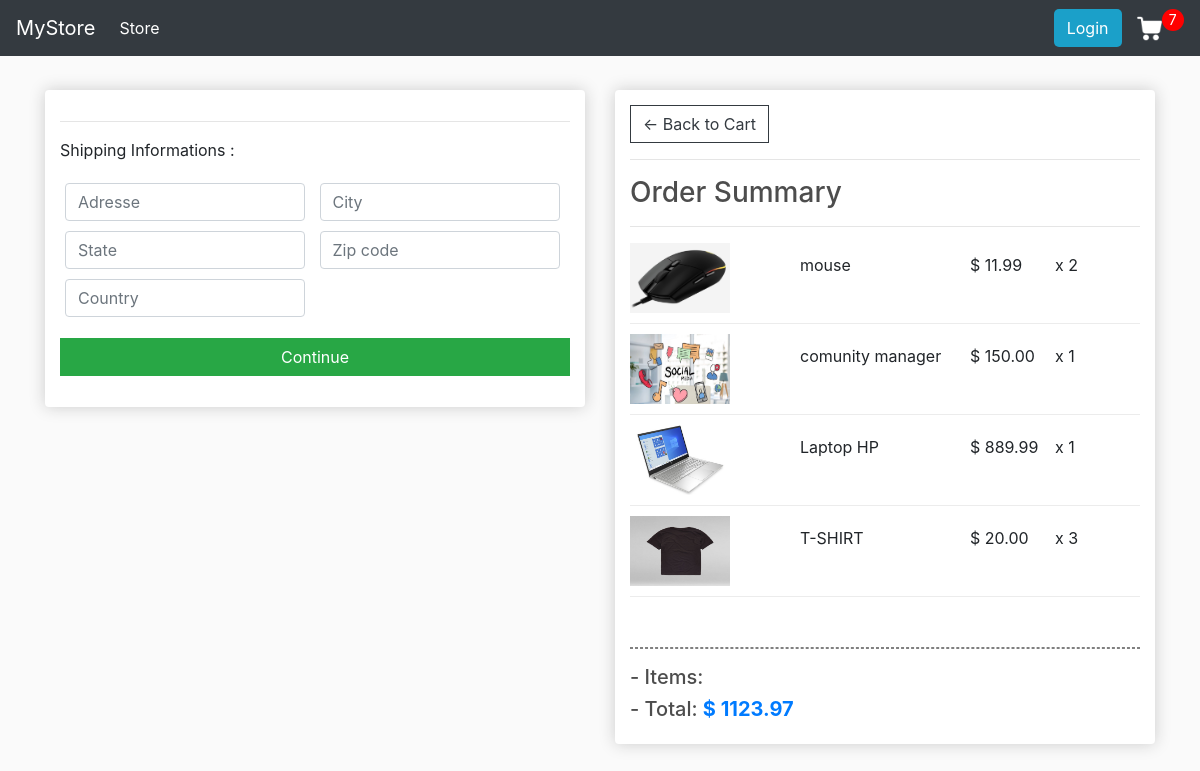
/checkout/ (signed in), run on an earlier commit of the app's database.
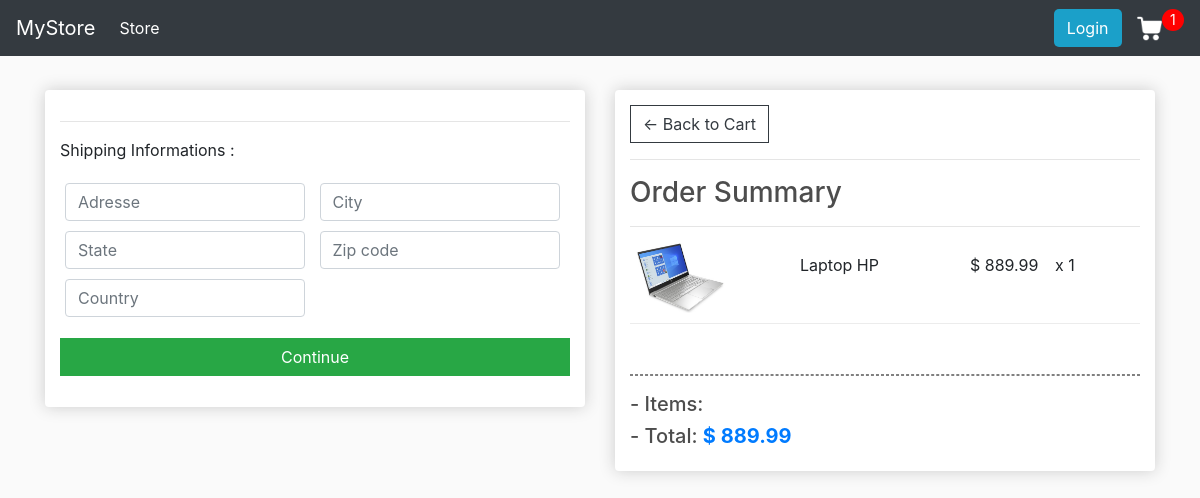
And on a later commit of the database.
### store/models.py (models this page shows, shortened)
class OrderItem(models.Model):
    product = models.ForeignKey(Product, on_delete=models.SET_NULL, null=True)
    order = models.ForeignKey(Order, on_delete=models.SET_NULL, null=True)
    quantity = models.IntegerField(default=0, null=True, blank=True)
    date_added = models.DateField(auto_now_add=True)
    @property
    def get_total(self):
        return self.product.price * self.quantity

class Product(models.Model):
    name = models.CharField(max_length=50)
    price = models.FloatField()
    digital = models.BooleanField(default=False, null=True, blank=False)
    image = models.ImageField(null=False, blank=True)
    def __str__(self):
        return self.name
    @property
    def imageURL(self):
        try:
            url = self.image.url
        except:
            url = ''
        return url

class Order(models.Model):
    customer = models.ForeignKey(Customer, on_delete=models.SET_NULL, null=True, blank=True)
    date_ordered = models.DateField(auto_now_add=True)
    complete = models.BooleanField(default=False)
    transaction_id = models.CharField(max_length=100)
    @property
    def shipping(self):
        return False in [o.product.digital for o in self.orderitem_set.all()]
    @property
    def get_cart_total(self):
        orderitems = self.orderitem_set.all()
        total = sum([item.get_total for item in orderitems])
        return total
    @property
    def get_cart_items(self):
        orderitems = self.orderitem_set.all()
        total = sum([item.quantity for item in orderitems])
        return total

### store/views.py (the view)
# urls.py: path("checkout/", views.checkout, name="checkout"),
def checkout(request):
	if request.user.is_authenticated:
		customer = request.user.customer
		order, created = Order.objects.get_or_create(customer=customer, complete=False)
		items = order.orderitem_set.all()
		cartItems = order.get_cart_items
	else:
		items = []
		order = {'get_cart_total':0, 'get_cart_items':0, 'shipping':False}
		cartItems = order['get_cart_items']
	context = {
        'items':items,
        'order':order,
        'cartItems':cartItems
    }
	return render(request, 'store/checkout.html', context)

### store/templates/store/checkout.html (shortened to what this page needs)
{% extends 'store/main.html' %}
{% load static %}
{% block content %}
<div class="row">
    <div class="col-lg-6">
        <div class="box-element" id="form-wrapper">
            <form id="form">
                <div id="shipping-info">
                    <hr>
                    <p>Shipping Informations :</p>
                    <div class="form-field">
                        <input class="form-control" type="text" name="address" placeholder="Adresse">
                    </div>
                    <div class="form-field">
                        <input class="form-control" type="text" name="city" placeholder="City">
                    </div>
                    <div class="form-field">
                        <input class="form-control" type="text" name="state" placeholder="State">
                    </div>
                    <div class="form-field">
                        <input class="form-control" type="text" name="zipcode" placeholder="Zip code">
                    </div>
                    <div class="form-field">
                        <input class="form-control" type="text" name="country" placeholder="Country">
                    </div>
                </div>
                <input id="form-button" class="btn btn-success btn-block my-3" type="submit" value="Continue">
            </form>
        </div>
        <br>
        <br>
    </div>
    <div class="col-lg-6">
        <div class="box-element">
            <a  class="btn btn-outline-dark" href="{% url 'cart' %}">&#x2190; Back to Cart</a>
            <hr>
            <h3>Order Summary</h3>
            <hr>
            {% for item in items %}
            <div class="cart-row">
                <div style="flex:2"><img class="row-image" src="{{item.product.imageURL}}"></div>
                <div style="flex:2"><p> {{item.product}} </p></div>
                <div style="flex:1"><p>$ {{item.product.price|floatformat:2}} </p></div>
                <div style="flex:1"><p>x {{item.quantity}} </p></div>
            </div>
            {% endfor %}
            <br><hr style="border: 1.5px dashed gray"/>
            <h5> - Items: <strong> {{order.get_cart_item}} </strong></h5>
            <h5> - Total: <strong class="text-primary">$ {{order.get_cart_total|floatformat:2}} </strong></h5>
        </div>
    </div>
{% endblock content %}

What changed in the data, as far as the page shows it:
removed OrderItem: product.imageURL (picture), product "mouse", product.price "11.99", quantity "2"
removed OrderItem: product.imageURL (picture), product "comunity manager", product.price "150.00", quantity "1"
removed OrderItem: product.imageURL (picture), product "T-SHIRT", product.price "20.00", quantity "3"
removed Order: get_cart_total "1123.97"
added Order: get_cart_total "889.99"
Also different on the page:
{{ cartItems }}: "7" → "1"
